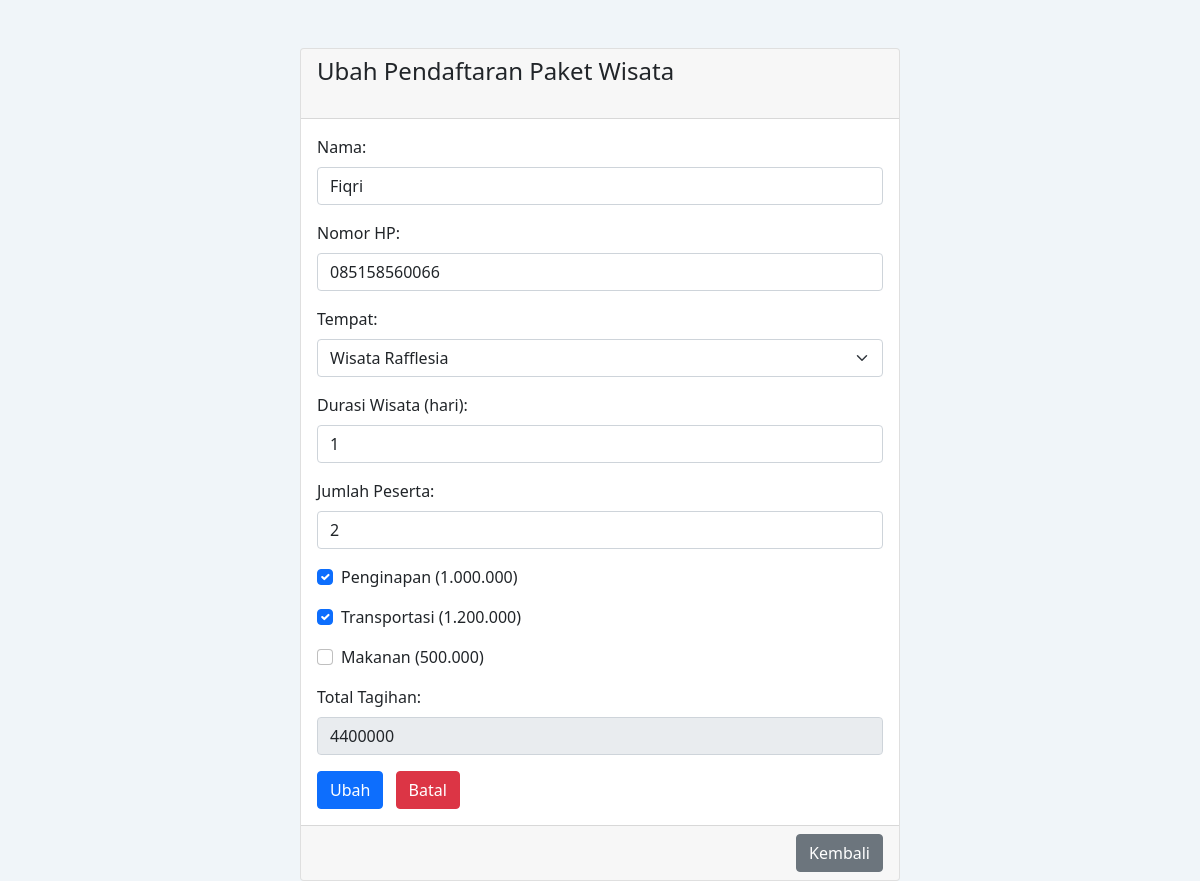
The page /ubah.php?id=8 on the database its author committed.
### tables this page shows
CREATE TABLE `pendaftaran` (
  `id` int NOT NULL,
  `nama` varchar(100) NOT NULL,
  `nomor_hp` varchar(20) NOT NULL,
  `tempat` varchar(50) NOT NULL,
  `durasi` int NOT NULL,
  `jumlah_peserta` int NOT NULL,
  `penginapan` varchar(5) DEFAULT NULL,
  `transportasi` varchar(5) DEFAULT NULL,
  `makanan` varchar(5) DEFAULT NULL,
  `total_tagihan` decimal(10,2) NOT NULL,
  `tanggal_daftar` timestamp NULL DEFAULT CURRENT_TIMESTAMP
);

### ubah.php (the view, shortened to what this page needs)
<?php
include 'db.php';
if (isset($_GET['id'])) {
    $id = $_GET['id'];
    $sql = "SELECT * FROM pendaftaran WHERE id = $id";
    $result = $conn->query($sql);
    if ($result->num_rows > 0) {
        $row = $result->fetch_assoc();
    } else {
        echo "Data tidak ditemukan!";
        exit;
    }
} else {
    echo "ID tidak ditemukan!";
    exit;
}
?>
<!DOCTYPE html>
<html lang="id">
<head>
    <link href="https://cdn.jsdelivr.net/npm/bootstrap@5.0.0-beta2/dist/css/bootstrap.min.css" rel="stylesheet">
</head>
<body>
    <div class="container mt-5">
        <div class="card mx-auto" style="max-width: 600px;">
            <div class="card-header">
                <h1 class="h4 mb-4">Ubah Pendaftaran Paket Wisata</h1>
            </div>
            <div class="card-body">
                <form method="post">
                    <div class="mb-3">
                        <label for="nama" class="form-label">Nama:</label>
                        <input type="text" class="form-control" id="nama" name="nama" value="<?php echo $row['nama']; ?>" required>
                    </div>
                    <div class="mb-3">
                        <label for="nomor_hp" class="form-label">Nomor HP:</label>
                        <input type="tel" class="form-control" id="nomor_hp" name="nomor_hp" value="<?php echo $row['nomor_hp']; ?>" required>
                    </div>
                    <div class="mb-3">
                        <label for="tempat" class="form-label">Tempat:</label>
                        <select class="form-select" id="tempat" name="tempat" required>
                            <option value="wisata rafflesia" <?php if($row['tempat'] == "wisata rafflesia") echo "selected"; ?>>Wisata Rafflesia</option>
                        </select>
                    </div>
                    <div class="mb-3">
                        <label for="durasi" class="form-label">Durasi Wisata (hari):</label>
                        <input type="number" class="form-control" id="durasi" name="durasi" value="<?php echo $row['durasi']; ?>" min="1" required>
                    </div>
                    <div class="mb-3">
                        <label for="jumlah_peserta" class="form-label">Jumlah Peserta:</label>
                        <input type="number" class="form-control" id="jumlah_peserta" name="jumlah_peserta" value="<?php echo $row['jumlah_peserta']; ?>" min="1" required>
                    </div>
                    <div class="form-check mb-3">
                        <input class="form-check-input" type="checkbox" id="penginapan" name="penginapan" value="1000000" <?php if($row['penginapan'] == "Ya") echo "checked"; ?>>
                        <label class="form-check-label" for="penginapan">Penginapan (1.000.000)</label>
                    </div>
                    <div class="form-check mb-3">
                        <input class="form-check-input" type="checkbox" id="transportasi" name="transportasi" value="1200000" <?php if($row['transportasi'] == "Ya") echo "checked"; ?>>
                        <label class="form-check-label" for="transportasi">Transportasi (1.200.000)</label>
                    </div>
                    <div class="form-check mb-3">
                        <input class="form-check-input" type="checkbox" id="makanan" name="makanan" value="500000" <?php if($row['makanan'] == "Ya") echo "checked"; ?>>
                        <label class="form-check-label" for="makanan">Makanan (500.000)</label>
                    </div>
                    <div class="mb-3">
                        <label for="total_tagihan" class="form-label">Total Tagihan:</label>
                        <input type="text" class="form-control" id="total_tagihan" name="total_tagihan" value="<?php echo $row['total_tagihan'];  ?>" readonly>
                    </div>
                    <button type="submit" class="btn btn-primary">Ubah</button>
                    <a href="kelola.php" class="btn btn-danger ms-2">Batal</a>
                </form>
            </div>
            <div class="card-footer text-end">
                <a href="kelola.php" class="btn btn-secondary">Kembali</a>
            </div>
        </div>
    </div>
</body>
</html>

### ubah.php (style rules this page uses)
body { background-color: #f0f5f9; }

### rows shown on the page
pendaftaran: nama "Fiqri", nomor_hp "085158560066", tempat "Wisata Rafflesia", durasi "1", jumlah_peserta "2", penginapan "☑", transportasi "☑", total_tagihan "4400000"
